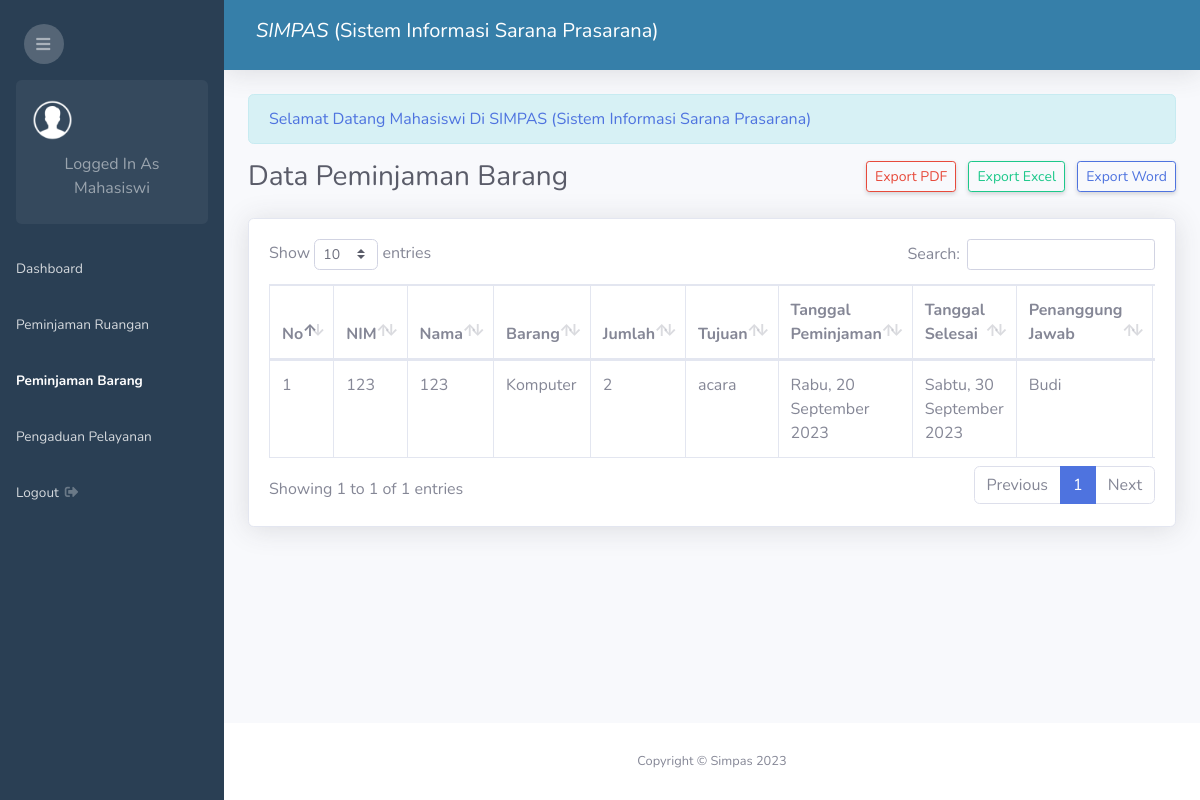
The app's page /admin.php?page=peminjaman-barang (signed in), older data.
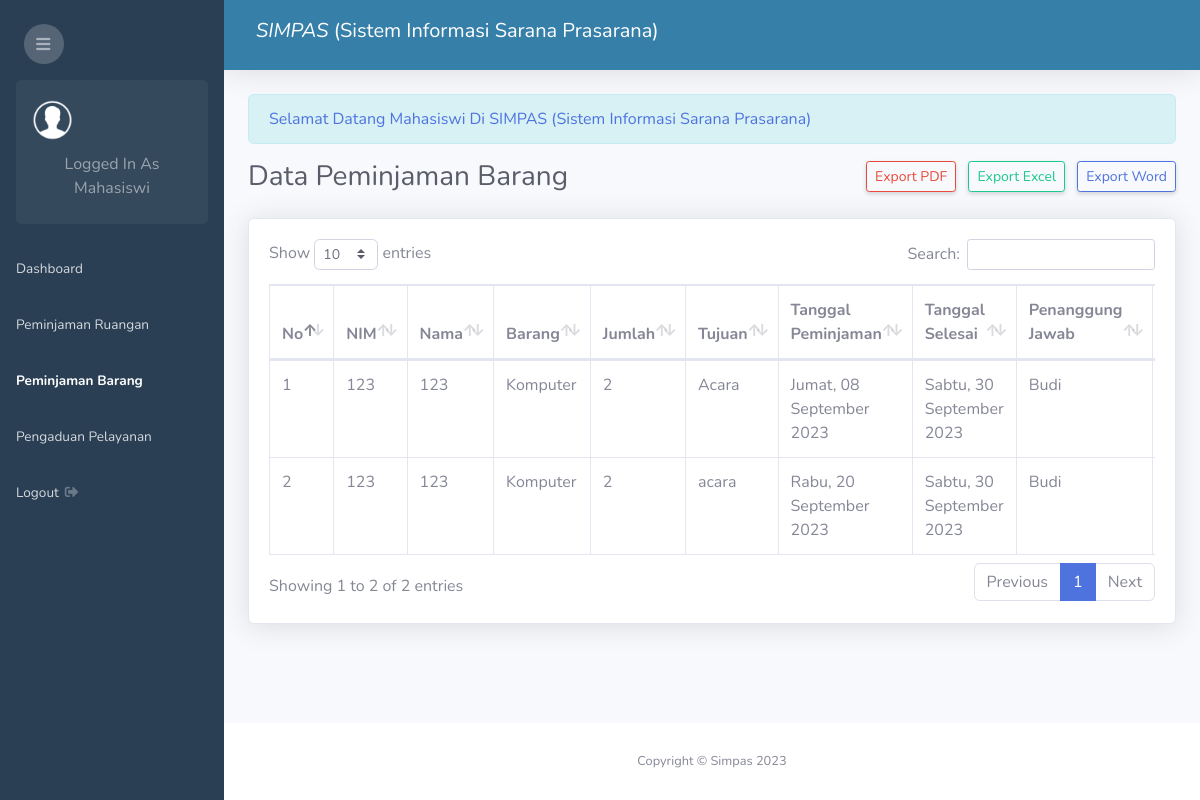
The same page, newer data.
### tables this page shows
CREATE TABLE `peminjaman_barang` (
  `id_peminjaman_barang` int NOT NULL,
  `mahasiswa_id` int NOT NULL,
  `barang_kd` varchar(25) NOT NULL,
  `jumlah_barang` int NOT NULL,
  `tujuan` text NOT NULL,
  `tanggal_peminjaman` date NOT NULL,
  `tanggal_selesai` date NOT NULL,
  `status` enum('Returned','Approved','Disapproved','Pending') DEFAULT 'Pending',
  `created_at` timestamp NOT NULL DEFAULT CURRENT_TIMESTAMP,
  `user_id` int DEFAULT NULL,
  `dosen_id` int NOT NULL,
  `biro_id` int NOT NULL,
  `ruangan_id` int NOT NULL
);

CREATE TABLE `mahasiswa` (
  `id_mahasiswa` int NOT NULL,
  `nama_mahasiswa` varchar(200) NOT NULL,
  `nim` varchar(50) NOT NULL,
  `semester` int NOT NULL,
  `prodi` varchar(100) NOT NULL,
  `password` varchar(100) NOT NULL
);

CREATE TABLE `barang` (
  `kd_barang` varchar(25) NOT NULL,
  `nama_barang` varchar(100) NOT NULL,
  `kategori_id` int NOT NULL,
  `spesifikasi` varchar(100) NOT NULL,
  `lokasi` varchar(100) NOT NULL,
  `status_barang` varchar(50) NOT NULL,
  `total` int NOT NULL,
  `merek_id` int NOT NULL
);

CREATE TABLE `dosen` (
  `id_dosen` int NOT NULL,
  `nik` varchar(30) NOT NULL,
  `nama_dosen` varchar(200) NOT NULL
);

### date_formatter.php (called while the page is built, shortened)
<?php
function formatDateIndonesia2($timestamp) {
    $dateTime = new DateTime($timestamp);
    $formattedDate = $dateTime->format('l, d F Y');
    $dayTranslation = [
        'Monday'    => 'Senin',
        'Tuesday'   => 'Selasa',
        'Wednesday' => 'Rabu',
        'Thursday'  => 'Kamis',
        'Friday'    => 'Jumat',
        'Saturday'  => 'Sabtu',
        'Sunday'    => 'Minggu',
    ];
    $monthTranslation = [
        'January'   => 'Januari',
        'February'  => 'Februari',
        'March'     => 'Maret',
        'April'     => 'April',
        'May'       => 'Mei',
        'June'      => 'Juni',
        'July'      => 'Juli',
        'August'    => 'Agustus',
        'September' => 'September',
        'October'   => 'Oktober',
        'November'  => 'November',
        'December'  => 'Desember',
    ];
    foreach ($dayTranslation as $en => $id) {
        $formattedDate = str_replace($en, $id, $formattedDate);
    }
    foreach ($monthTranslation as $en => $id) {
        $formattedDate = str_replace($en, $id, $formattedDate);
    }
    return $formattedDate;
}
?>

### peminjaman_barang/index.php (the view, shortened to what this page needs)
<?php require 'date_formatter.php'; ?>
<div class="d-sm-flex align-items-center justify-content-between mb-4">
    <h1 class="h3 mb-0 text-gray-800">Data Peminjaman Barang</h1>
    <?php if($_SESSION['level'] == 'user') : ?>
        <a href="admin.php?page=tambah-peminjaman-barang" class="d-none d-sm-inline-block btn btn-sm btn-primary shadow-sm"> Tambah Data</a>
    <?php else: ?>
        <div>
            <a href="peminjaman_barang/print_index.php" target="_blank" class="d-none d-sm-inline-block btn btn-sm btn-outline-danger shadow-sm"> Export PDF</a>
            <a href="peminjaman_barang/excel_index.php" target="_blank" class="d-none d-sm-inline-block btn btn-sm btn-outline-success shadow-sm mx-2"> Export Excel</a>
            <a href="peminjaman_barang/word_index.php" target="_blank" class="d-none d-sm-inline-block btn btn-sm btn-outline-primary shadow-sm"> Export Word</a>
        </div>
    <?php endif ?>
</div>
<div class="card shadow mb-4">
    <div class="card-body">
        <div class="table-responsive">
            <?php if($_SESSION['level'] == 'user') { ?>
            <table class="table table-bordered" id="dataTable" width="100%" cellspacing="0">
                <thead>
                    <tr>
                        <th>No</th>
                        <th>Barang</th>
                        <th>Jumlah</th>
                        <th>Tujuan</th>
                        <th>Tanggal Peminjaman</th>
                        <th>Tanggal Selesai</th>
                        <th>Penanggung Jawab</th>
                        <th>Biro</th>
                        <th>Status</th>
                        <th>Aksi</th>
                    </tr>
                </thead>
                <tbody>
                <?php
                    $id_mahasiswa = $_SESSION['id'];
                    $no = 1;
                    $sql = mysqli_query($conn, "SELECT * FROM peminjaman_barang LEFT JOIN barang ON peminjaman_barang.barang_kd = barang.kd_barang LEFT JOIN biro ON peminjaman_barang.biro_id = biro.id_biro LEFT JOIN dosen ON dosen.id_dosen = peminjaman_barang.dosen_id WHERE mahasiswa_id = '$id_mahasiswa' ORDER BY id_peminjaman_barang DESC");
                    while($row = mysqli_fetch_assoc($sql)){
                ?>
                <tr>
                    <td><?php echo $no++ ?></td>
                    <td><?php echo $row['nama_barang'] == '' ? '-' : $row['nama_barang']; ?></td>
                    <td><?php echo $row['jumlah_barang'] ?></td>
                    <td><?php echo $row['tujuan'] ?></td>
                    <td><?php echo formatDateIndonesia2($row['tanggal_peminjaman']) ?></td>
                    <td><?php echo formatDateIndonesia2($row['tanggal_selesai']) ?></td>
                    <td><?php echo $row['nama_dosen'] == '' ? '-' : $row['nama_dosen']; ?></td>
                    <td><?php echo $row['nama_biro'] == '' ? '-' : $row['nama_biro']; ?></td>
                    <td>
                        <?php if($row['status'] == "Pending"){ ?>
                            <span class="badge badge-warning"><?php echo $row['status'] ?></span>
                        <?php } elseif($row['status'] == "Disapproved") { ?>
                            <span class="badge badge-danger"><?php echo $row['status'] ?></span>
                        <?php } elseif($row['status'] == "Approved") { ?>
                            <span class="badge badge-success"><?php echo $row['status'] ?></span>
                        <?php } else { ?>
                            <span class="badge badge-primary"><?php echo $row['status'] ?></span>
                        <?php } ?>
                    </td>
                    <td>
                        <a class="btn btn-sm btn-primary" href="admin.php?page=view-peminjaman-barang&id=<?php echo $row['id_peminjaman_barang'] ?>">View</a>
                    </td>
                </tr>
                <?php } ?>
                </tbody>
            </table>
            <?php }else{ ?>
                <table class="table table-bordered" id="dataTable" width="100%" cellspacing="0">
                <thead>
                    <tr>
                        <th>No</th>
                        <th>NIM</th>
                        <th>Nama</th>
                        <th>Barang</th>
                        <th>Jumlah</th>
                        <th>Tujuan</th>
                        <th>Tanggal Peminjaman</th>
                        <th>Tanggal Selesai</th>
                        <th>Penanggung Jawab</th>
                    </tr>
                </thead>
                <tbody>
                <?php
                    $no = 1;
                    $sql = mysqli_query($conn, "SELECT * FROM peminjaman_barang LEFT JOIN barang ON peminjaman_barang.barang_kd = barang.kd_barang LEFT JOIN mahasiswa ON peminjaman_barang.mahasiswa_id = mahasiswa.id_mahasiswa LEFT JOIN biro ON peminjaman_barang.biro_id = biro.id_biro LEFT JOIN dosen ON dosen.id_dosen = peminjaman_barang.dosen_id ORDER BY peminjaman_barang.id_peminjaman_barang DESC");
                    while($row = mysqli_fetch_assoc($sql)){
                ?>
                <tr>
                    <td><?php echo $no++ ?></td>
                    <td><?php echo $row['nim'] == '' ? '-' : $row['nim']; ?></td>
                    <td><?php echo $row['nama_mahasiswa'] == '' ? '-' : $row['nama_mahasiswa']; ?></td>
                    <td><?php echo $row['nama_barang'] == '' ? '-' : $row['nama_barang']; ?></td>
                    <td><?php echo $row['jumlah_barang'] ?></td>
                    <td><?php echo $row['tujuan'] ?></td>
                    <td><?php echo formatDateIndonesia2($row['tanggal_peminjaman']) ?></td>
                    <td><?php echo formatDateIndonesia2($row['tanggal_selesai']) ?></td>
                    <td><?php echo $row['nama_dosen'] == '' ? '-' : $row['nama_dosen']; ?></td>
                </tr>
                <?php } ?>
                </tbody>
            </table>
            <?php } ?>
        </div>
    </div>
</div>

### admin.php (shortened to what this page needs)
<!DOCTYPE html>
<html lang="en">
<head>
    <link href="assets/vendor/fontawesome-free/css/all.min.css" rel="stylesheet" type="text/css">
    <link href="assets/css/sb-admin-2.min.css" rel="stylesheet">
    <link href="assets/vendor/datatables/dataTables.bootstrap4.min.css" rel="stylesheet">
</head>
<body id="page-top">
    <div id="wrapper">
        <?php include 'sidebar.php' ?>
        <div id="content-wrapper" class="d-flex flex-column">
            <div id="content">
                <?php include 'header.php' ?>
                <div class="container-fluid">
                    <div class="row">
                        <div class="col-lg-12">
                        <?php if (isset($_SESSION['level'])) { ?>
                            <div class="alert alert-info text-capitalize text-primary" role="alert">
                                Selamat Datang <?php echo $_SESSION['level'] ?> di SIMPAS (Sistem Informasi Sarana Prasarana)
                            </div>
                        <?php } ?>
                        </div>
                    </div>
                    <?php
                        if (isset($_GET['page'])) {
                            $page = $_GET['page'];
                            switch ($page) {
                                case 'peminjaman-barang':
                                    include 'peminjaman_barang/index.php';
                                    break;
                            }
                        } else {
                            include 'dashboard.php';
                        }
                    ?>
                </div>
            </div>
            <footer class="sticky-footer bg-white">
                <div class="container my-auto">
                    <div class="copyright text-center my-auto">
                        <span>Copyright &copy; Simpas <?php echo date('Y') ?></span>
                    </div>
                </div>
            </footer>
        </div>
    </div>
</body>
</html>

### sidebar.php (shortened to what this page needs)
<?php
    $currentPage = isset($_GET['page']) ? $_GET['page'] : 'dashboard';
?>
<ul class="navbar-nav bg-gradient-primary sidebar sidebar-dark accordion" id="accordionSidebar">
    <div class="text-left d-none d-md-inline mt-4 ml-4">
        <button class="rounded-circle border-0" id="sidebarToggle"></button>
    </div>
    <div class="sidebar-card d-none d-lg-flex">
        <div class="flex">
            <img class="sidebar-card-illustration mb-2" src="assets/img/pp.png">
            <p class="text-center mb-2 text-capitalize">
                Logged in as <?php echo $_SESSION['level'] ?>
            </p>
        </div>
    </div>
    <li class="nav-item <?php echo $currentPage === 'dashboard' ? 'active' : '' ?>">
        <a class="nav-link" href="admin.php">
            <span>Dashboard</span>
        </a>
    </li>
    <li class="nav-item <?php echo $currentPage === 'peminjaman-ruangan' ? 'active' : '' ?>">
        <a class="nav-link" href="admin.php?page=peminjaman-ruangan">
            <span>Peminjaman Ruangan</span>
        </a>
    </li>
    <li class="nav-item <?php echo $currentPage === 'peminjaman-barang' ? 'active' : '' ?>">
        <a class="nav-link" href="admin.php?page=peminjaman-barang">
            <span>Peminjaman Barang</span>
        </a>
    </li>
    <li class="nav-item <?php echo $currentPage === 'pengaduan' ? 'active' : '' ?>">
        <a class="nav-link" href="admin.php?page=pengaduan">
            <span>Pengaduan Pelayanan</span>
        </a>
    </li>
    <li class="nav-item">
        <a class="nav-link" href="#" data-toggle="modal" data-target="#logoutModal">
            <span>Logout</span>
            <i class="fas fa-fw fa-sign-out-alt"></i>
        </a>
    </li>
</ul>

### header.php (shortened to what this page needs)
<nav class="navbar navbar-expand navbar-light topbar mb-4 static-top shadow">
<form
    class="d-none d-sm-inline-block form-inline mr-auto ml-md-3 my-2 my-md-0 mw-100 ">
    <div class="input-group">
        <h5><i>SIMPAS</i> (Sistem Informasi Sarana Prasarana)</h5>
    </div>
</form>
</nav>

Row changes from the older to the newer data that the page shows:
added peminjaman_barang: mahasiswa.nim "123", mahasiswa.nama_mahasiswa "123", barang.nama_barang "Komputer", jumlah_barang "2", tujuan "Acara", tanggal_peminjaman "Jumat, 08 September 2023", tanggal_selesai "Sabtu, 30 September 2023", dosen.nama_dosen "Budi"
Text that changed along with them:
text written by a page script: "Show entries Search: Showing 1 to 1 of 1 entries Previous 1 Next" → "Show entries Search: Showing 1 to 2 of 2 entries Previous 1 Next"
